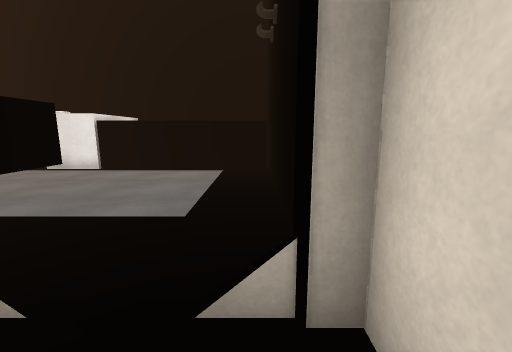
View 1 (above)

19 first-person views from a walk through a scene from a Unity 3-D project. The camera is 1.4 m above the floor, tilts 10° down and sees 90° across. Doors are open. The floor is counted in squares, 1 m on a side. Each view is taken from the middle of a square. On the plan, view 1 faces up. The plan holds only what a view shows up to about 13 squares ahead; the rest is blank. The place goes on beyond the plan. The player is left out. Some surface patterns are stand-ins.

View 2
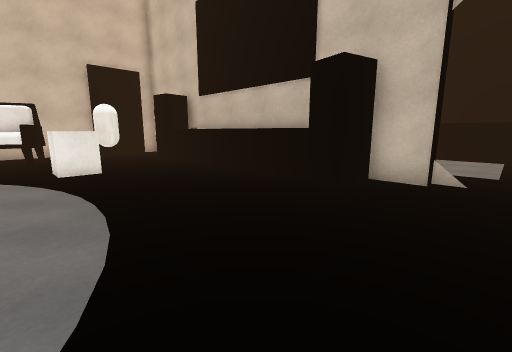

View 3
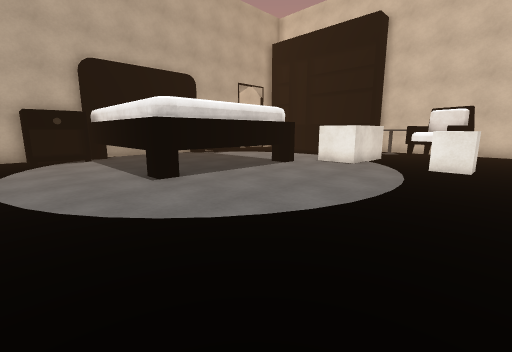

View 4
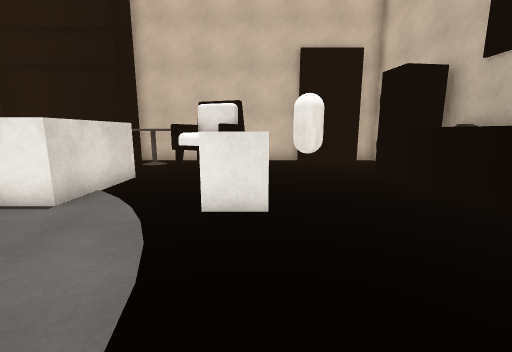

View 5
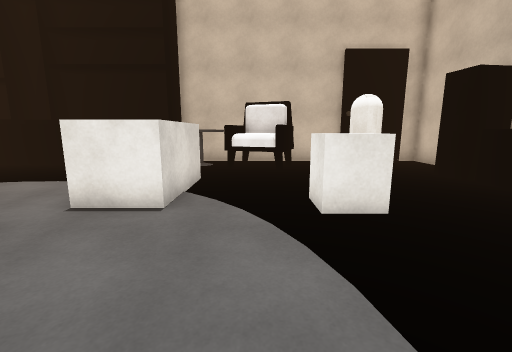

View 6
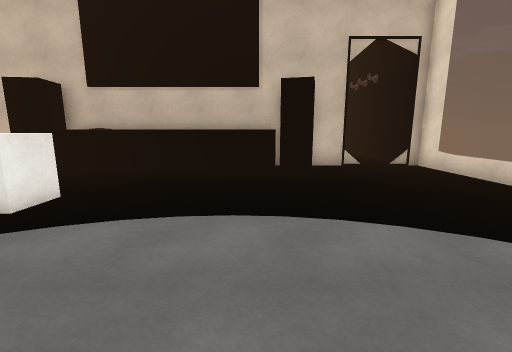

View 7
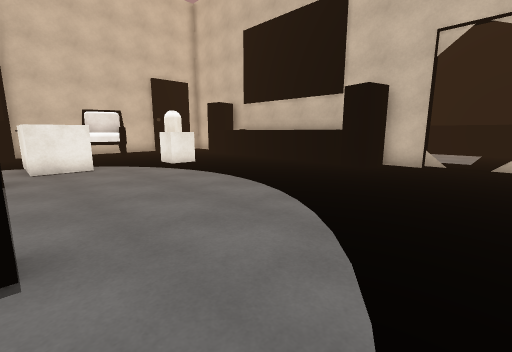

View 8
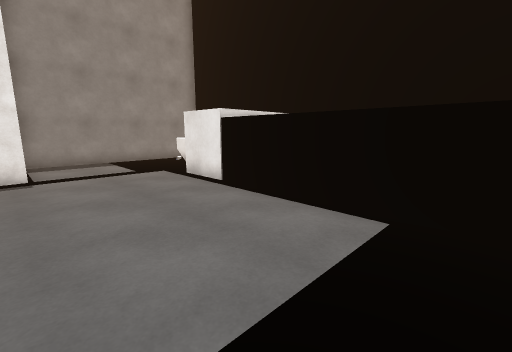

View 9
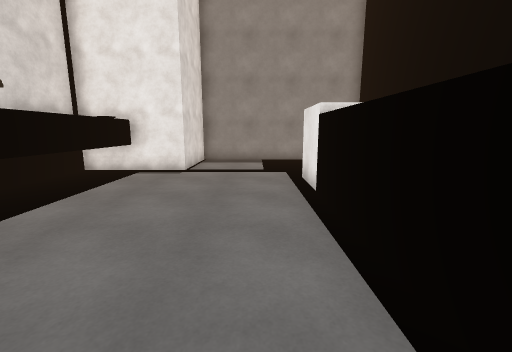

View 10
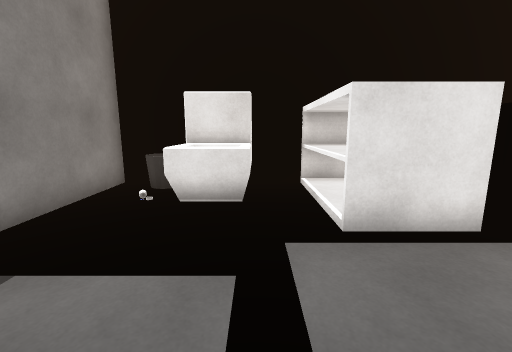

View 11
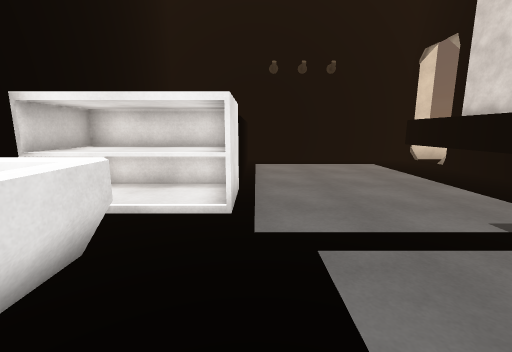

View 12
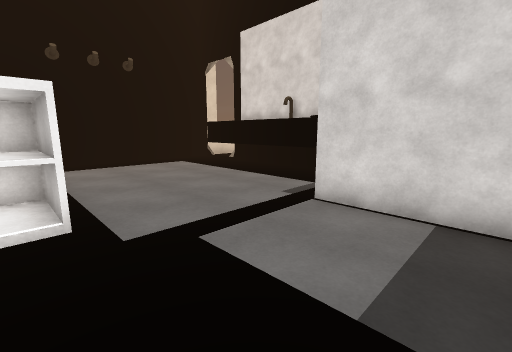

View 13
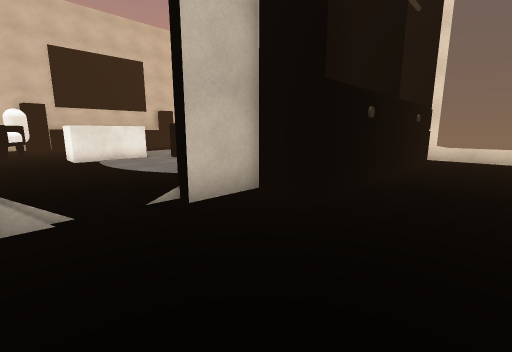

View 14
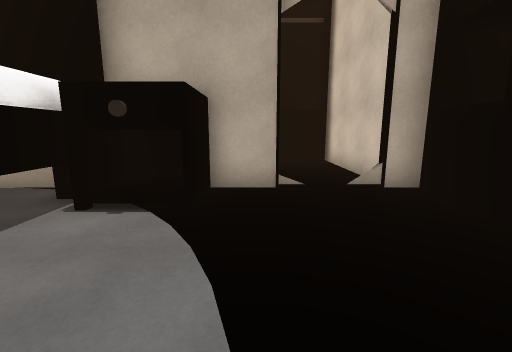

View 15
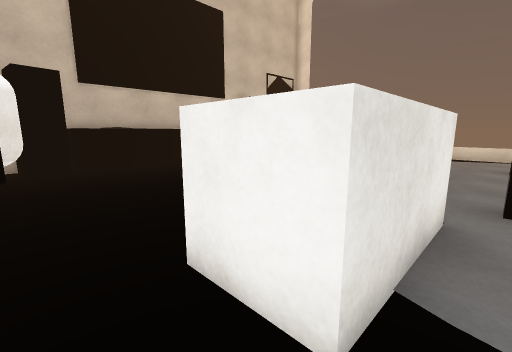

View 16
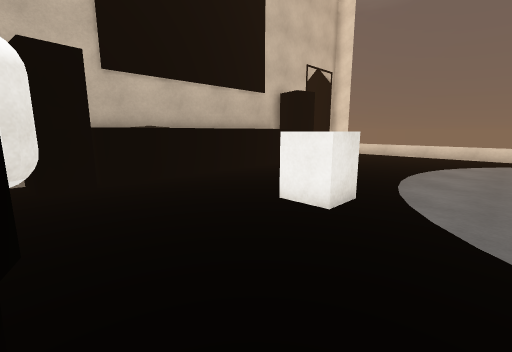

View 17
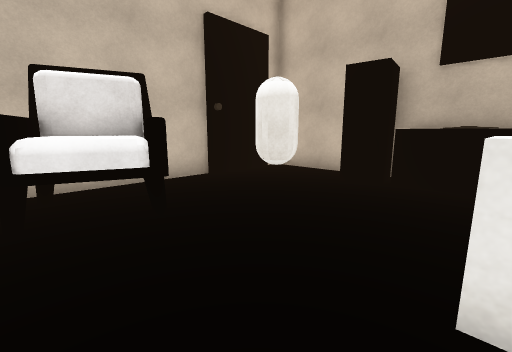

View 18
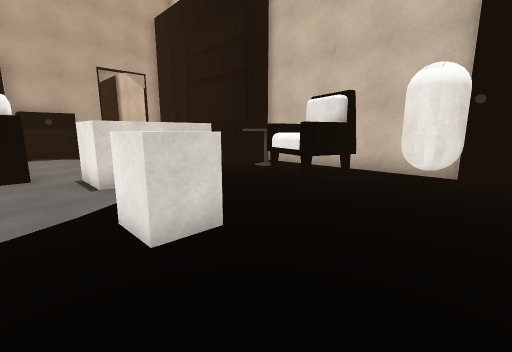

View 19
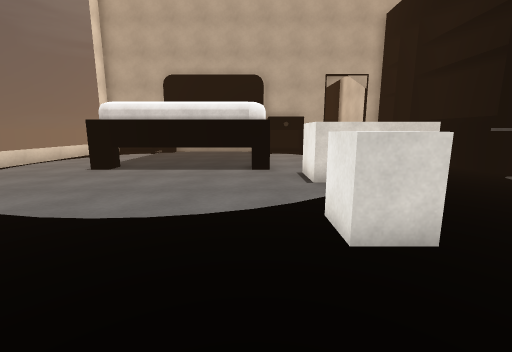

### Floor plan
Points are (right, up) in squares from view 1. A wall is a line through its corners. A room is listed if a view was taken in it or the views show most of it. See-through windows are left out.
Room 1 (views 1, 2, 3, 4, 5, 6, 7, 16, 17, 18, 19)
walls: (-9.5, -10) (-3.1, -10) (-3.1, -17.5); (-4.8, 0.2) (-13.2, 0.2) (-13.2, 1.5); (-11.3, 0.3) (-11.7, 0.5); (-3.7, 1.3) (-4.1, 0) (-5.1, 0.2) (-4.8, 1.6) (-18.3, 1.6) (-18.3, 0.9); (-11.9, 0.6) (-12.3, 0.8); (-13.7, -9.4) (-13.7, -7.7) (-10.5, -7.7) (-10.5, -9.4); (-13.4, 0.1) (-14.5, 0) (-14.7, 1.2); (0.8, -2.4) (0.8, 1.6) (-0.2, 1.6); (-1.8, 1.6) (-4, 1.6); (-18.3, -1.9) (-18.3, -9.5) (-16.9, -9.5); (-3, -16.4) (-0.8, -16.4) (-0.8, -18.4) (0, -18.4); (-18.1, 0.9) (-18.1, -2)
low walls: (0.8, -14.1) (0.8, -4.2)
ways out: open door at (-1, 2) to room 2; opening at (-15.5, -9) to room 4; opening at (-10, -9) to room 4
objects: other object (-17, -7) to (-15, -5); other object (-15, -2); other object (-11, -5) to (-10, -4)
Room 2 (views 8, 9, 10, 11, 12)
walls: (-8.9, 3.7) (-2.8, 3.7) (-2.8, 2.8); (-7.8, 12.9) (-9.1, 12.9); (-10.9, 12.9) (-12.6, 12.9) (-12.6, 5.4) (-9.2, 5.4) (-9.2, 1.8); (-0.1, 1.8) (0.5, 1.8) (0.5, 9.4) (-5.5, 9.4)
low walls: (-9.2, 1.8) (-2.2, 1.8)
ways out: open door at (-1, 2) to room 1
objects: other object (-11, 11) to (-9, 12); other object (-8, 10) to (-6, 13)
Room 3 (view 13)
walls: (-11.5, -18.6) (-13.6, -18.6); (-2.5, -20.4) (-9.9, -20.4); (-16.4, -24.2) (-15.4, -24.2); (-1.3, -23.1) (-1.3, -20); (-16.4, -19) (-16.4, -24.8)
low walls: (-15.5, -18.5) (-16.1, -18.5); (-15.6, -18.6) (-16.1, -18.6)
ways out: open door at (-15, -18.5) to room 4
Room 4 (views 14, 15)
walls: (-11.9, -16.4) (-9.8, -16.4); (-16.9, -14.1) (-16.9, -18.1); (-10.5, -9.4) (-13.7, -9.4); (-16.9, -9.5) (-16.9, -12.1); (-13.6, -18.4) (-11.8, -18.4); (-17.2, -18.4) (-16.1, -18.4)
ways out: opening at (-15.5, -9) to room 1; opening at (-10, -9) to room 1; open door at (-15, -18.5) to room 3
objects: other object (-11, -16)

Positions as (right, up) in squares from view 1, and headings:
1: (0, 0), facing up
2: (-1, -6), facing up-left
3: (0, -3), facing down-left
4: (-6, -4), facing left
5: (-6, -6), facing left
6: (-6, -9), facing up
7: (0, -10), facing up-left
8: (0, 5), facing up-left
9: (0, 8), facing left
10: (-9, 6), facing up
11: (-12, 9), facing right
12: (-12, 10), facing down-right
13: (-16, -23), facing up-right
14: (-13, -12), facing down
15: (-15, -10), facing up-right
16: (-15, -7), facing up-right
17: (-11, -7), facing up-left
18: (-9, -1), facing down-left
19: (-9, -1), facing down
